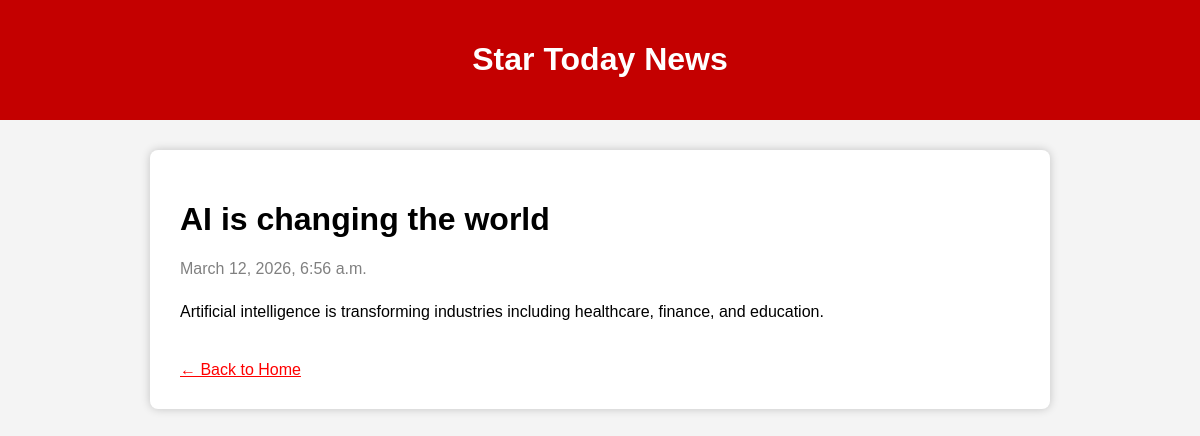
The app's page /article/1/ with its own data.
### news/models.py (models this page shows, shortened)
class Article(models.Model):
    CATEGORY_CHOICES = [
        ("Politics", "Politics"),
        ("Technology", "Technology"),
        ("Sports", "Sports"),
        ("Business", "Business"),
    ]
    title = models.CharField(max_length=200)
    category = models.CharField(max_length=50, choices=CATEGORY_CHOICES)
    image = models.ImageField(upload_to="news_images/", null=True, blank=True)
    content = models.TextField()
    summary = models.TextField(null=True, blank=True)
    views = models.IntegerField(default=0)
    published_date = models.DateTimeField(auto_now_add=True)

### news/views.py (the view)
# urls.py: path('article/<int:id>/', views.article_detail, name='article_detail'),
def article_detail(request, id):
    article = Article.objects.get(id=id)
    article.views += 1
    article.save()
    return render(request,"article.html",{"article":article})

### templates/article.html (shortened to what this page needs)
<!DOCTYPE html>
<html>
<head>
</head>
<body>
<div class="header">
<h1>Star Today News</h1>
</div>
<div class="container">
<h1>{{ article.title }}</h1>
<p class="date">{{ article.published_date }}</p>
<p style="margin-top:20px; line-height:1.8;">
{{ article.content }}
</p>
<br>
<a href="/" style="color:red;">← Back to Home</a>
</div>
</body>
</html>

### templates/article.html (style rules this page uses)
body { font-family:Arial; margin:0; background:#f4f4f4; }
.header { background:#c40000; color:white; padding:20px; text-align:center; }
.container { width:70%; margin:auto; background:white; padding:30px; margin-top:30px; border-radius:8px; box-shadow:0 0 10px rgba(0,0,0,0.2); }
.date { color:gray; margin-top:10px; }

### records on screen
Article: title "AI is changing the world", published_date "March 12, 2026, 6:56 a.m.", content "Artificial intelligence is transforming industries including healthcare, finance, and education."
